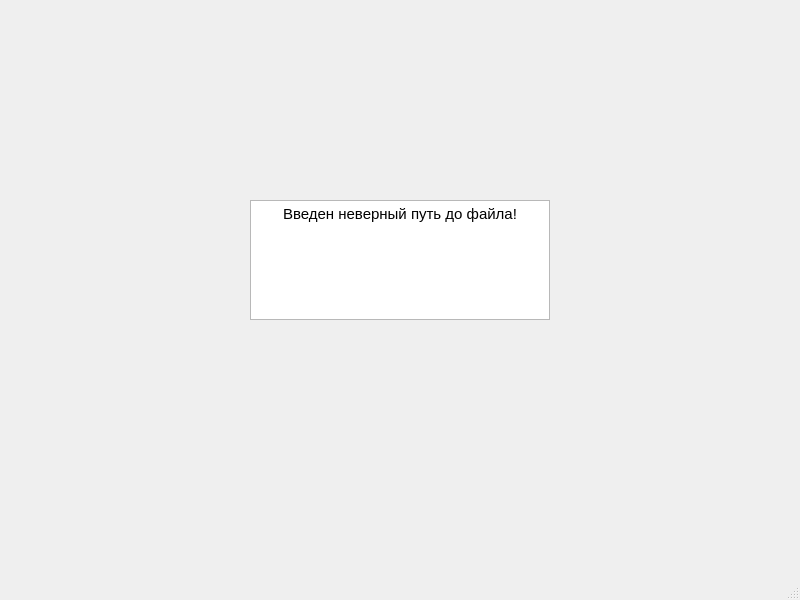
<?xml version="1.0" encoding="UTF-8"?>
<ui version="4.0">
 <class>wrongpath</class>
 <widget class="QMainWindow" name="wrongpath">
  <property name="geometry">
   <rect>
    <x>0</x>
    <y>0</y>
    <width>800</width>
    <height>600</height>
   </rect>
  </property>
  <property name="windowTitle">
   <string>MainWindow</string>
  </property>
  <widget class="QWidget" name="centralwidget">
   <widget class="QTextBrowser" name="textBrowser">
    <property name="geometry">
     <rect>
      <x>250</x>
      <y>200</y>
      <width>300</width>
      <height>120</height>
     </rect>
    </property>
    <property name="html">
     <string>&lt;!DOCTYPE HTML PUBLIC &quot;-//W3C//DTD HTML 4.0//EN&quot; &quot;http://www.w3.org/TR/REC-html40/strict.dtd&quot;&gt;
&lt;html&gt;&lt;head&gt;&lt;meta name=&quot;qrichtext&quot; content=&quot;1&quot; /&gt;&lt;style type=&quot;text/css&quot;&gt;
p, li { white-space: pre-wrap; }
&lt;/style&gt;&lt;/head&gt;&lt;body style=&quot; font-family:'Ubuntu'; font-size:11pt; font-weight:400; font-style:normal;&quot;&gt;
&lt;p align=&quot;center&quot; style=&quot; margin-top:0px; margin-bottom:0px; margin-left:0px; margin-right:0px; -qt-block-indent:0; text-indent:0px;&quot;&gt;Введен неверный путь до файла!&lt;/p&gt;
&lt;p align=&quot;center&quot; style=&quot;-qt-paragraph-type:empty; margin-top:0px; margin-bottom:0px; margin-left:0px; margin-right:0px; -qt-block-indent:0; text-indent:0px;&quot;&gt;&lt;br /&gt;&lt;/p&gt;&lt;/body&gt;&lt;/html&gt;</string>
    </property>
   </widget>
  </widget>
  <widget class="QMenuBar" name="menubar">
   <property name="geometry">
    <rect>
     <x>0</x>
     <y>0</y>
     <width>800</width>
     <height>39</height>
    </rect>
   </property>
  </widget>
  <widget class="QStatusBar" name="statusbar"/>
 </widget>
 <resources/>
 <connections/>
</ui>
